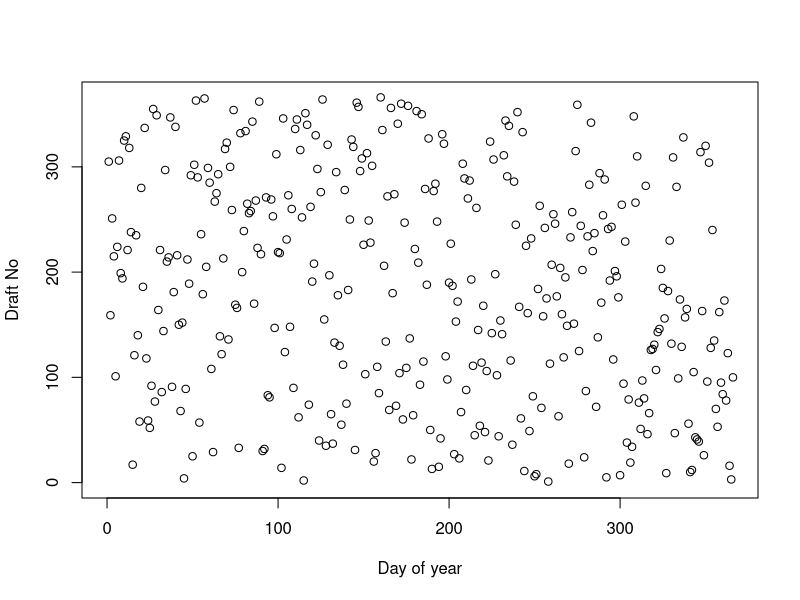
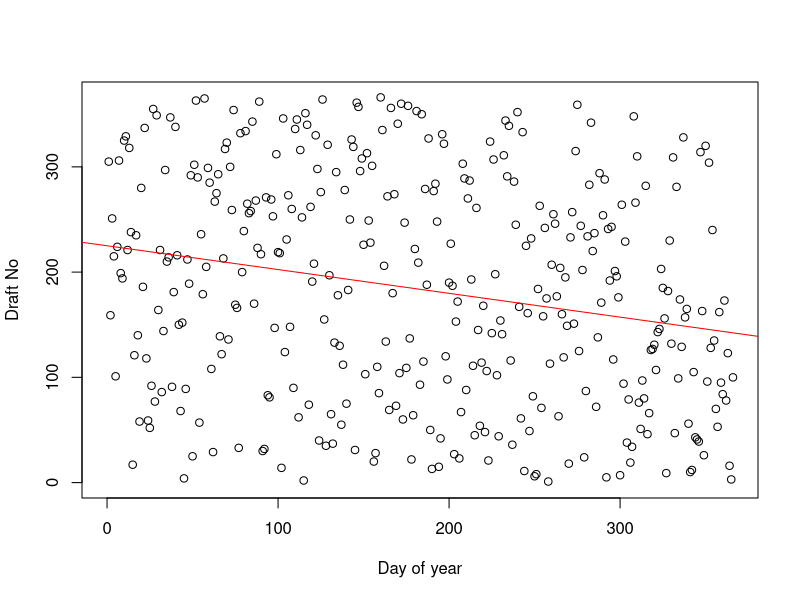
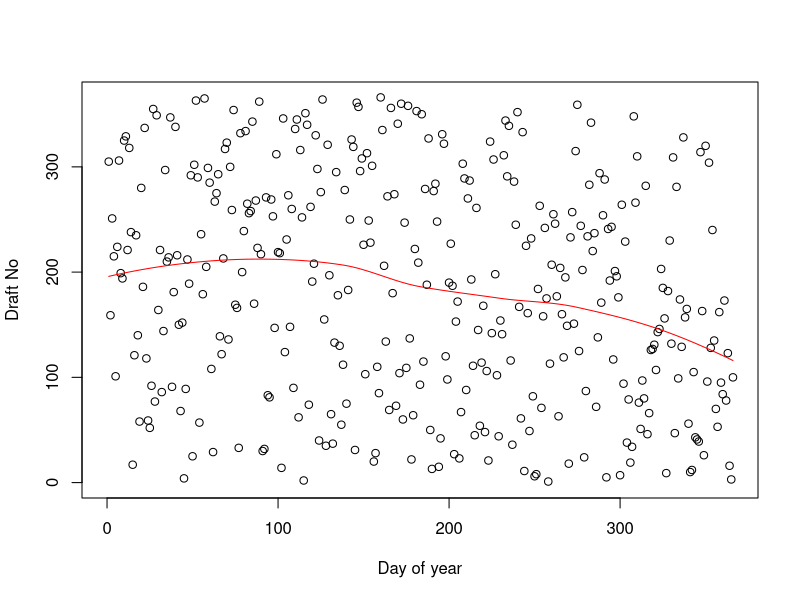
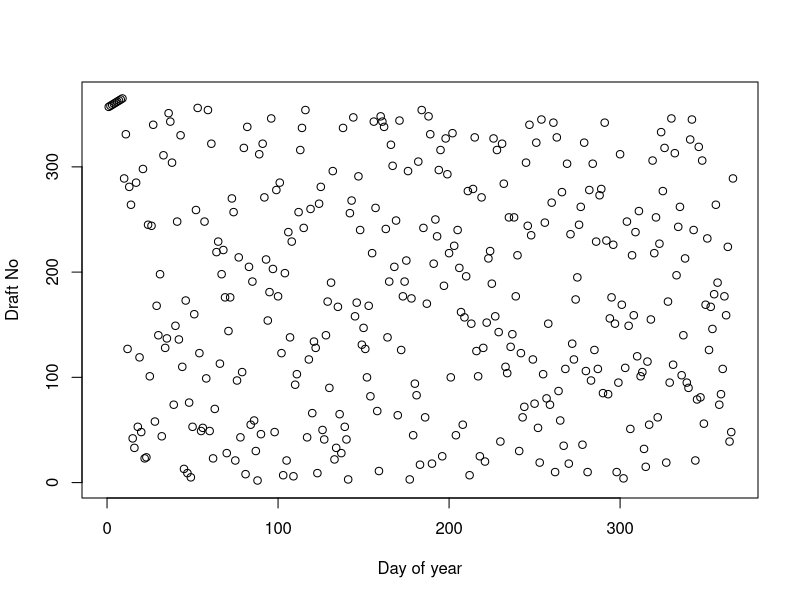

These figures' R source, in order:
## ---- chunk 1
knitr::opts_chunk$set(echo = TRUE)
## ---- chunk 2
#1.1
data=read.csv("lottery.csv", header = TRUE, sep = ";")
summary(data)
plot(data$Day_of_year, data$Draft_No, xlim = c(0, 366), ylim = c(0, 366), xlab = "Day of year", ylab = "Draft No")
## ---- chunk 3
#1.2
model=lm(Draft_No ~ Day_of_year , data=data)
summary(model)
plot(data$Day_of_year, data$Draft_No, xlim = c(0, 366), ylim = c(0, 366), xlab = "Day of year", ylab = "Draft No")
abline(model, col="red")

model2=loess(Draft_No ~ Day_of_year , data=data)
summary(model2)
plot(data$Day_of_year, data$Draft_No, xlim = c(0, 366), ylim = c(0, 366), xlab = "Day of year", ylab = "Draft No")
lines(data$Day_of_year, model2$fitted, col="red")

## ---- chunk 4
#1.3
S = sum(abs(model2$fitted-mean(data$Draft_No)))
B=2000
S_boot=rep(NA, B)
for (b in 1:B){
  data_boot=data[sample(1:nrow(data), replace = TRUE),]
  model_boot=loess(Draft_No ~ Day_of_year , data=data_boot)
  S_boot[b]=sum(abs(model_boot$fitted-mean(data_boot$Draft_No)))
}
p_value=mean(S_boot>S)
S
p_value
## ---- chunk 5
#1.4
#Permutation test:

test_hyp=function(data){
  model=loess(Draft_No ~ Day_of_year , data=data)
  S=sum(abs(model$fitted-mean(data$Draft_No))) #1: T(X) value of statistic from observed data 
  B=2000
  S_boot=rep(NA, B)
  #generate B bootstrap samples without replacement
  for (b in 1:B){
    #2: Create permutations g_1, g_B of group variable {If the number of permutations is too large, sample B randomly without replacement. E.g. generate random permutations and keep only unique ones.}
    data_boot = data
    data_boot$Day_of_year = sample(data$Day_of_year, replace = FALSE) #without replacement
    model_boot=loess(Draft_No ~ Day_of_year , data=data_boot) #fitting the model
    #3: Evaluate test statistic on each permutation
    S_boot[b] = sum(abs(model_boot$fitted-mean(data_boot$Draft_No))) 
    
  }
  p_value=mean(S_boot>=S) #4: Estimate p–value: p^ = #{T(X_gb) >= T(X)}/B
  return(list(S=S, p_value=p_value))
}

test_hyp(data)
## ---- chunk 6
#1.5
#(a)
#i k consecutive dates,

#Create a dataset of the same dimensions as the original data. 
data2=data

#Choose k, out of the 366, dates and assign them the end numbers of the lottery (i.e., they are not legible for the draw).
k=10
data2$Draft_No[1:k] = 366-k+1:366
#The remaining 366 - k dates should have random numbers assigned (from the set {1,..., 366 - k})
data2$Draft_No[k:366] = sample(1:(366-k), 366-k, replace = TRUE) 


model2=loess(Draft_No ~ Day_of_year , data=data2)
plot(data2$Day_of_year, data2$Draft_No, xlim = c(0, 366), ylim = c(0, 366), xlab = "Day of year", ylab = "Draft No")
S=sum(abs(model2$fitted-mean(data2$Draft_No)))
B=2000
S_boot=rep(NA, B)
for (b in 1:B){
  data_boot=data2[sample(1:nrow(data2), replace = TRUE),]
  model_boot=loess(Draft_No ~ Day_of_year , data=data_boot)
  S_boot[b]=sum(abs(model_boot$fitted-mean(data_boot$Draft_No)))
}
p_value=sum(S_boot>S)/B
p_value

## ---- chunk 7
#(b)


## ---- chunk 8
#(c)

